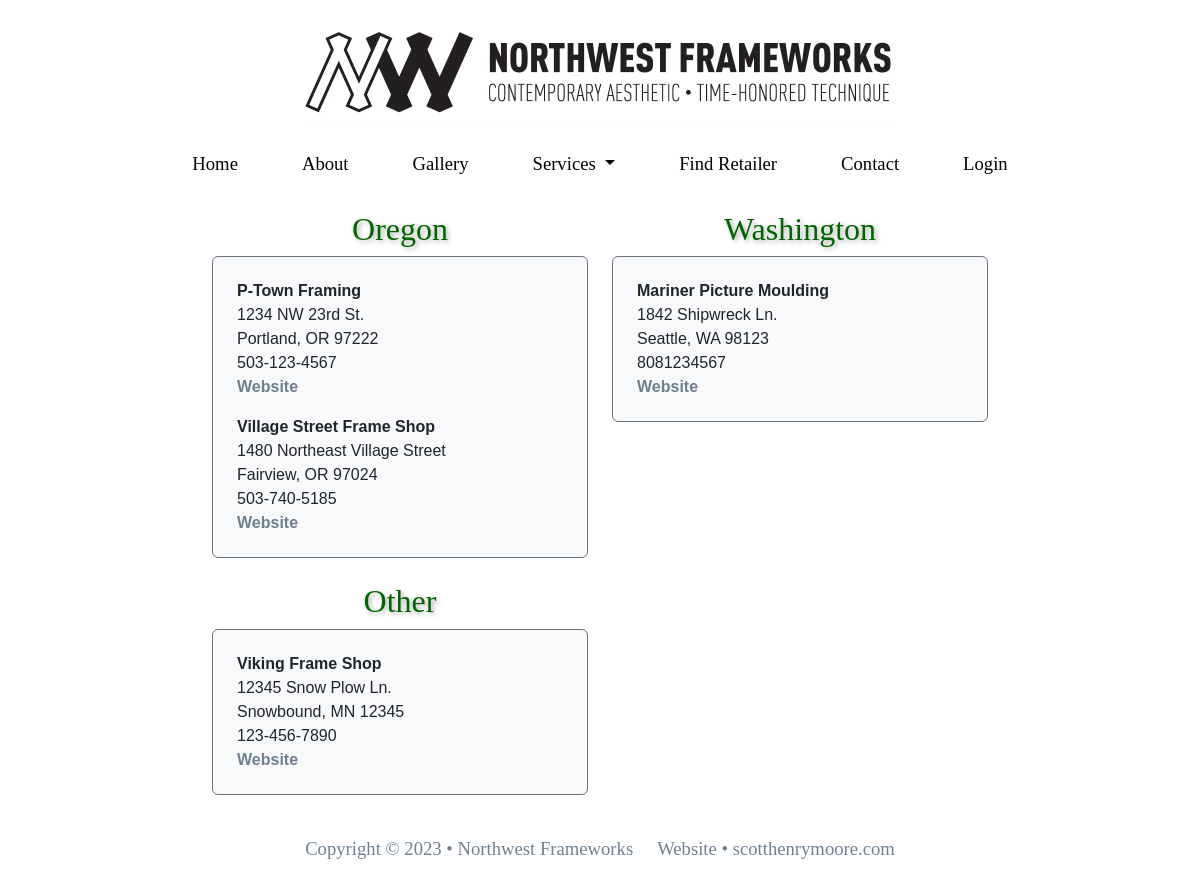
Page /retailer/ on the committed database.
### nw_users_app/models.py (models this page shows, shortened)
class UserProfile(models.Model):
    user_name = models.ForeignKey(User, on_delete=models.CASCADE)
    first_name = models.CharField(max_length=30)
    last_name = models.CharField(max_length=30)
    phone_num = models.CharField(max_length=20)
    email = models.EmailField()
    shop_name = models.CharField(max_length=50)
    shop_address = models.CharField(max_length=50)
    shop_city = models.CharField(max_length=20)
    shop_state = models.CharField(max_length=20)
    shop_zipcode = models.CharField(max_length=15)
    website = models.URLField(blank=True)
    class Meta:
        ordering = ('shop_name',)

### nw_app/views.py (the view)
# urls.py: path('retailer/', views.retailer, name = 'retailer'),
def retailer(request):
    shops = UserProfile.objects.all()
    context = {
        'shops': shops
    }
    return render(request, 'main-site/retailer.html', context)

### templates/main-site/retailer.html
{% extends 'base.html' %} {% block content %}
<div class="container" id='form' >
    <div class="justify-content-center">
        <div class='row'>
            <div class="col-md-6 mb-4">
                <h2 class="text-center">Oregon</h2>
                <div class="form-control border border-secondary bg-light ps-4">
                    {% for shop in shops %}
                    {% if shop.shop_state == 'OR' %}
                    <p>
                    <div class="fw-bold">
                        {{ shop.shop_name }}
                    </div>
                    <div id="website_link">
                        {{ shop.shop_address }}<br>
                        {{ shop.shop_city }}, {{ shop.shop_state }} {{ shop.shop_zipcode }}<br>
                        {{ shop.phone_num }}<br>
                        <a href='{{ shop.website }}' target="_blank"> Website </a>
                    </div>
                    </p>
                    {% endif %}
                    {% endfor %}
                </div>
            </div>
            <div class="col-md-6 mb-4">
                <h2 class="text-center">Washington</h2>
                <div class="form-control border border-secondary bg-light ps-4">
                    {% for shop in shops %}
                    {% if shop.shop_state == 'WA' %}
                    <p>
                    <div class="fw-bold">
                        {{ shop.shop_name }}
                    </div>
                    <div id="website_link">
                        {{ shop.shop_address }}<br>
                        {{ shop.shop_city }}, {{ shop.shop_state }} {{ shop.shop_zipcode }}<br>
                        {{ shop.phone_num }}<br>
                        <a href='{{ shop.website }}' target="_blank"> Website </a>
                    </div>
                    </p>
                    {% endif %}
                    {% endfor %}
                </div>
            </div>
            <div class="col-md-6 mb-4">
                <h2 class="text-center">Other</h2>
                <div class="form-control border border-secondary bg-light ps-4">
                    {% for shop in shops %}
                    {% if shop.shop_state != 'OR' and shop.shop_state != 'WA'%}
                    <p>
                    <div class="fw-bold">
                        {{ shop.shop_name }}
                    </div>
                    <div id="website_link">
                        {{ shop.shop_address }}<br>
                        {{ shop.shop_city }}, {{ shop.shop_state }} {{ shop.shop_zipcode }}<br>
                        {{ shop.phone_num }}<br>
                        <a href='{{ shop.website }}' target="_blank"> Website </a>
                    </div>
                    </p>
                    {% endif %}
                    {% endfor %}
                </div>
            </div>
        </div>
    </div>
</div>
{% endblock %}

### static/styles.css (style rules this page uses)
h2 { color:darkgreen; font-family:Cambria, Cochin, Georgia, Times, 'Times New Roman', serif; text-shadow: 2px 2px 5px darkgray; }
p { font-size: 14pt; }
body { font-family:'Verdana, Segoe UI', Tahoma, Geneva, sans-serif; min-height: 100vh; display: flex; flex-direction: column; }
#form { max-width: 800px; }
#website_link a { color:slategrey; text-decoration: none; font-weight: bold; }

### rows in the picture
UserProfile: shop_name "P-Town Framing", shop_address "1234 NW 23rd St.", shop_city "Portland", shop_state "OR", shop_zipcode "97222", phone_num "503-123-4567"
UserProfile: shop_name "Village Street Frame Shop", shop_address "1480 Northeast Village Street", shop_city "Fairview", shop_state "OR", shop_zipcode "97024", phone_num "503-740-5185"
UserProfile: shop_name "Mariner Picture Moulding", shop_address "1842 Shipwreck Ln.", shop_city "Seattle", shop_state "WA", shop_zipcode "98123", phone_num "8081234567"
UserProfile: shop_name "Viking Frame Shop", shop_address "12345 Snow Plow Ln.", shop_city "Snowbound", shop_state "MN", shop_zipcode "12345", phone_num "123-456-7890"
